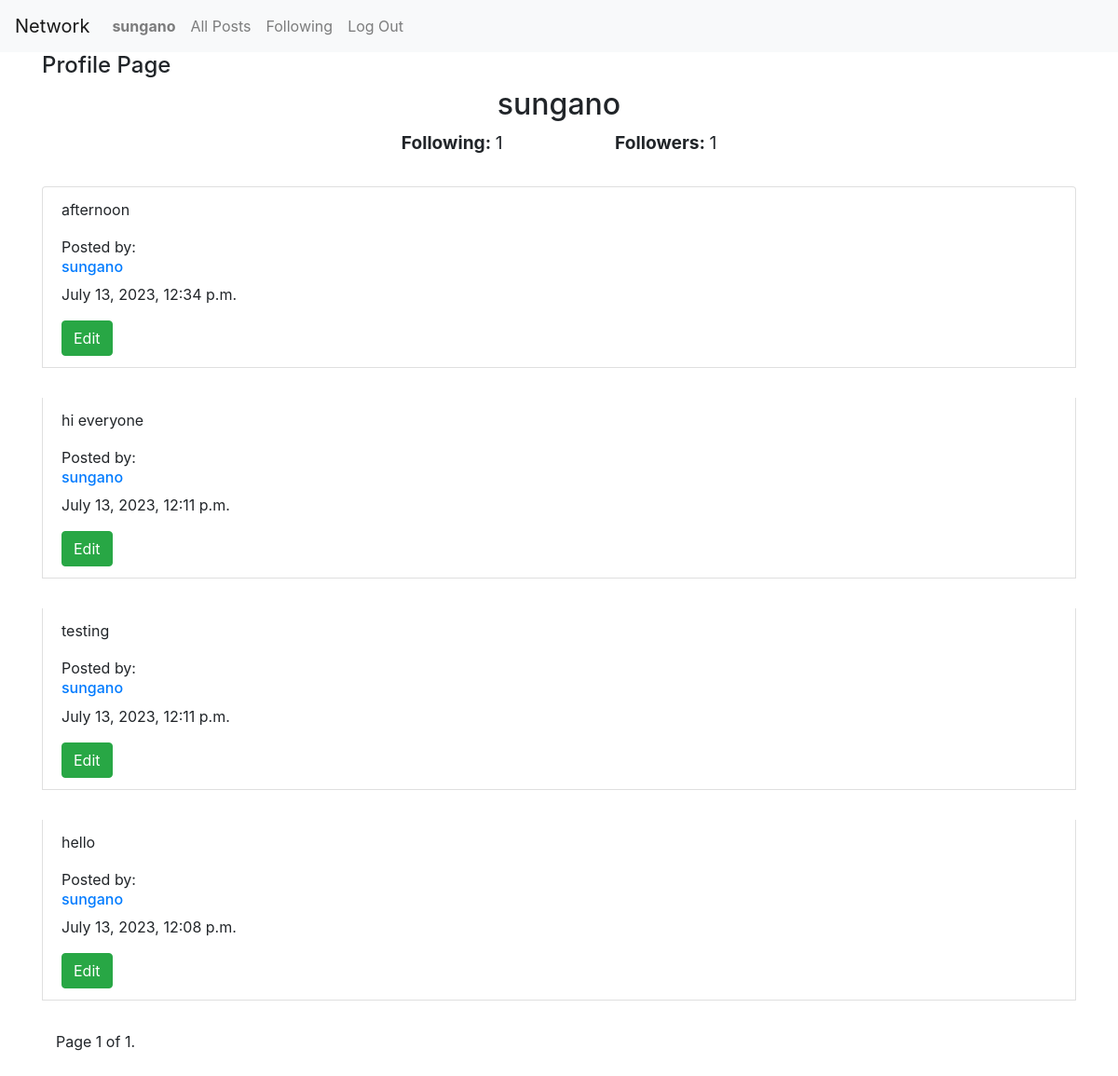
The page /profile/1/ (signed in) on the database as committed earlier.
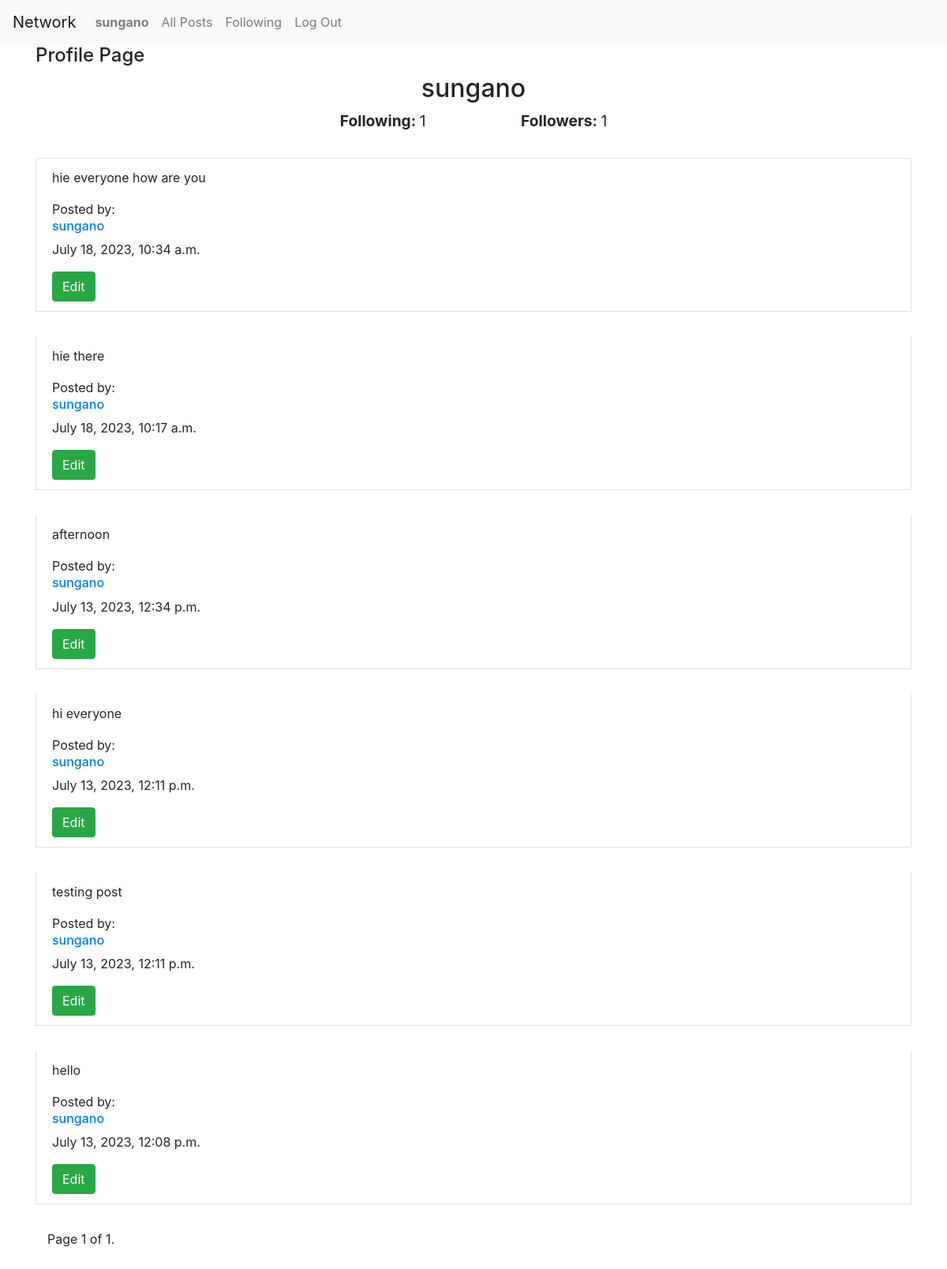
The same page on the database as committed later.
### network/models.py (models this page shows, shortened)
class Post(models.Model):
    comment = models.CharField(max_length=500)
    author = models.ForeignKey("User", on_delete=models.CASCADE)
    timestamp = models.DateTimeField(auto_now_add=True)

class User(AbstractUser):
    pass
    def __str__(self):
            return self.username

### network/views.py (the view)
# urls.py: path("profile/<int:id>/", views.profile, name='profile'),
def profile(request, id):
    user_profile = User.objects.get(id=id)
    posts = Post.objects.filter(author=user_profile).order_by('-timestamp')
    posts_paginator = Paginator(posts, 10)
    page_number = request.GET.get('page')
    posts_page_object = posts_paginator.get_page(page_number)
    following_count = Follow.objects.filter(followed_user=id).count()
    followers_count = Follow.objects.filter(follower=id).count()
    isFollowing = Follow.objects.filter(followed_user=user_profile, follower=request.user).exists()
    likes = Like.objects.all()
    postsYouLike = []
    try:
        for like in likes:
            if like.user.id == request.user.id:
                postsYouLike.append(like.post.id)
    except:
        postsYouLike= []
    return render(request, "network/profile.html", {
        "user_profile": user_profile,
        "follower": followers_count,
        "following": following_count,
        "isFollowing": isFollowing,
        "postsYouLike": postsYouLike,
        "postsPage": posts_page_object,
        })

### network/templates/network/profile.html (shortened to what this page needs)
{% extends "network/layout.html" %}
{% block body %}
    <div class="container">
        <div id="profile-hero following-page-hero">
            <h4 id="profile-heading">Profile Page</h4>
            <h2 id="following-h2">{{ user_profile.username }}</h2>
            <div id="following-page-hero">
                <div id="hero-right"><span><strong>Following: </strong></span><span id="following-count">{{ following }}</span></div>
                <div id="hero-left"><span><strong>Followers: </strong></span><span id="followers-count">{{follower}}</span></div>
            </div>
        </div>
        <div id="profile-posts">
            {% for post in postsPage %}
                <div class="list-group-item" style="margin-top: 2em;">
                    <p>{{post.comment}}</p>
                    <span>Posted by: </span>
                    <a href="{% url 'profile' id=post.author.id %}">
                        <h6>{{post.author}}</h6>
                    </a>
                    <p>{{post.timestamp}}</p>
                    {% if user.is_authenticated %}
                        {% if user == post.author %}
                            <button class="btn btn-success" data-toggle="modal" data-target="#modal_edit_post_{{ post.id }}">Edit</button>
                        {% endif %}
                    {% endif %}
                </div>
            {% endfor %}
                <div class="container" style="margin-top: 2em; margin-bottom: 4em;">
                    <div class="pagination">
                    <span class="step-links">
                        <span class="current">
                            Page {{ postsPage.number }} of {{ postsPage.paginator.num_pages }}.
                        </span>
                    </span>
                    </div>
                </div>
        </div>
  </div>
{% endblock %}

Rows that differ between the two databases and show on the page:
added Post: comment "hie everyone how are you", author "sungano", timestamp "July 18, 2023, 10:34 a.m."
added Post: comment "hie there", author "sungano", timestamp "July 18, 2023, 10:17 a.m."
changed Post: comment "testing" → "testing post"
